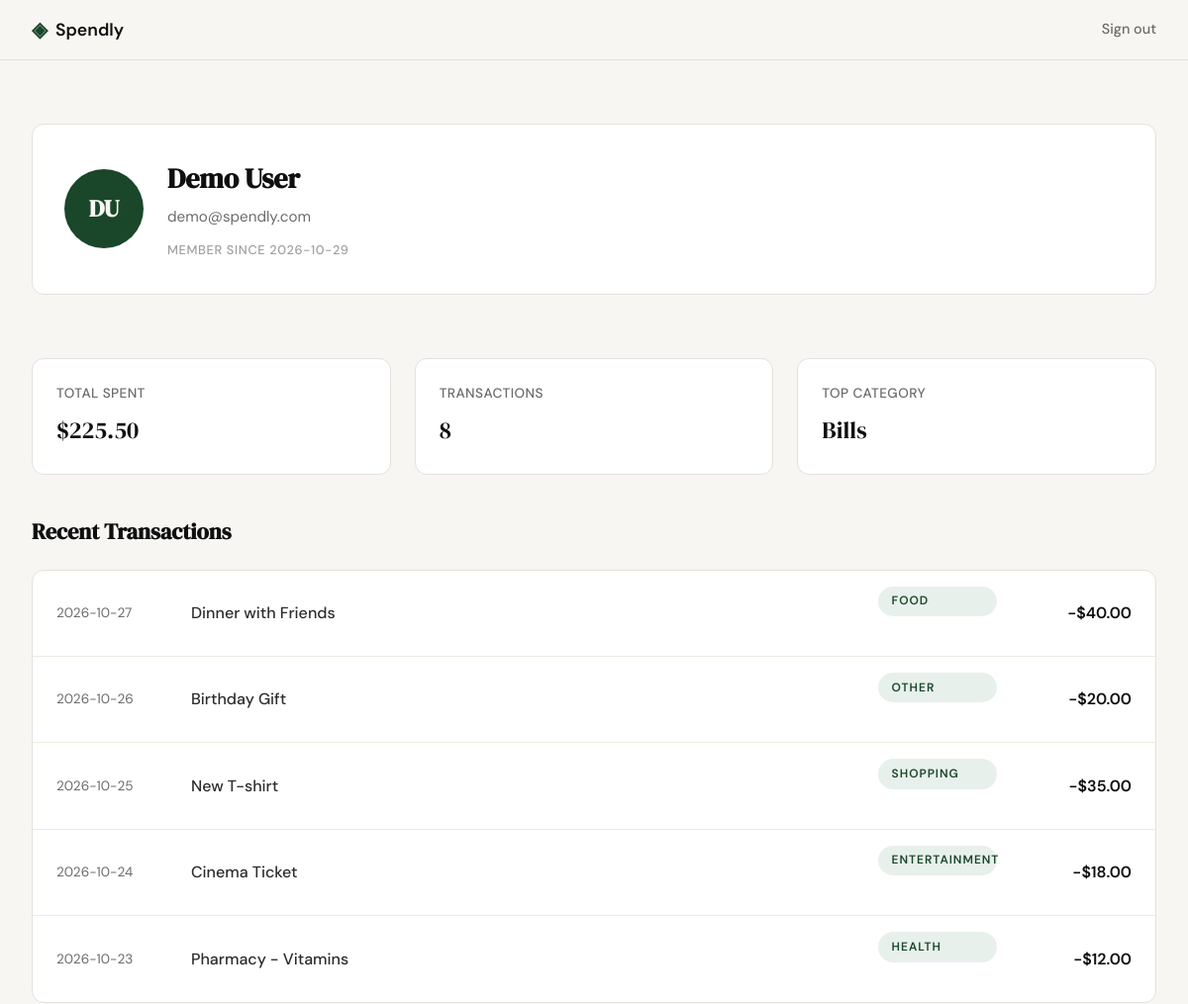
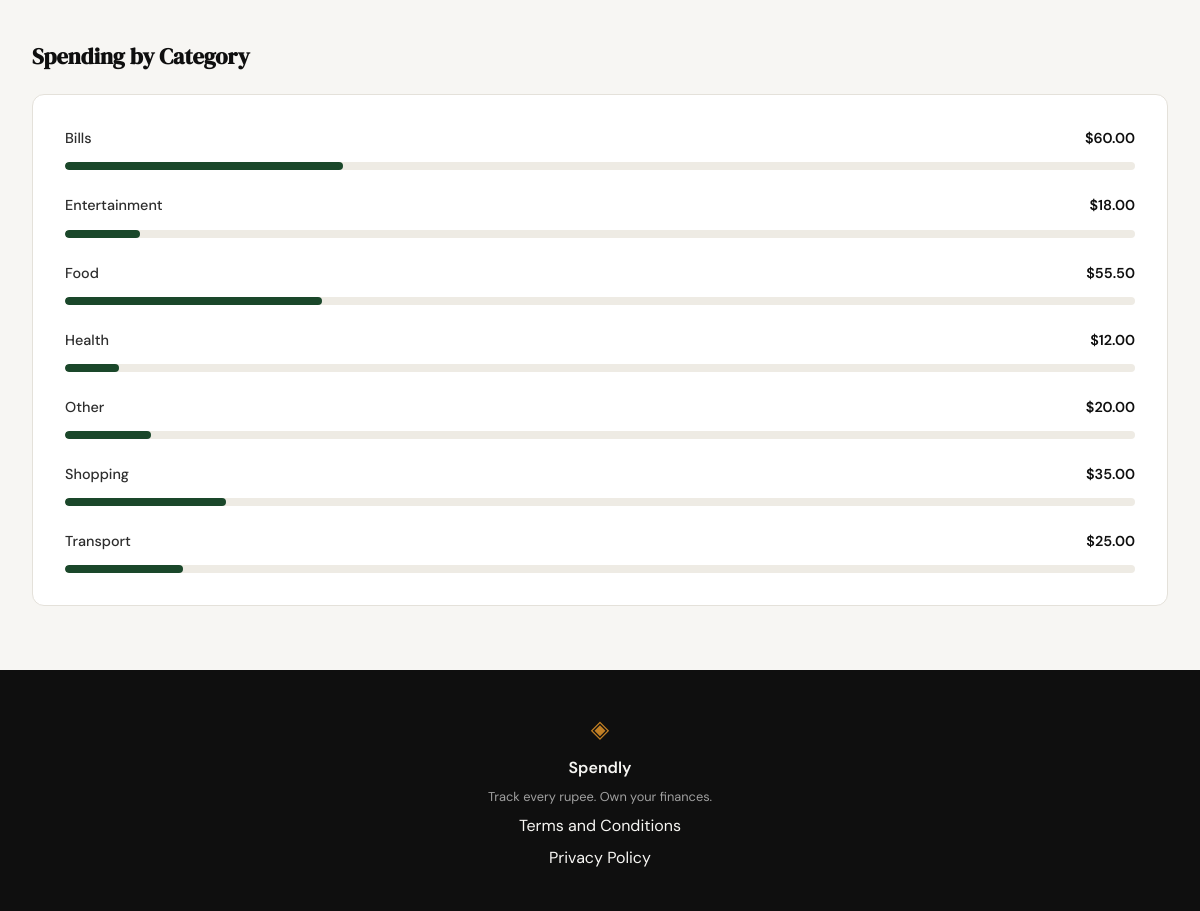
Screenshot of /profile (signed in) with the database file from the repository (2 pictures, top to bottom).
### tables this page shows
CREATE TABLE users (
                id INTEGER PRIMARY KEY AUTOINCREMENT,
                name TEXT NOT NULL,
                email TEXT UNIQUE NOT NULL,
                password_hash TEXT NOT NULL,
                created_at TEXT DEFAULT (datetime('now'))
            );

CREATE TABLE expenses (
                id INTEGER PRIMARY KEY AUTOINCREMENT,
                user_id INTEGER NOT NULL,
                amount REAL NOT NULL,
                category TEXT NOT NULL,
                date TEXT NOT NULL,
                description TEXT,
                created_at TEXT DEFAULT (datetime('now')),
                FOREIGN KEY (user_id) REFERENCES users (id)
            );

### app.py (the view)
@app.route("/profile")
def profile():
    if "user_id" not in session:
        return redirect(url_for("login"))
    user_id = session["user_id"]
    user_row = get_user_by_id(user_id)
    if not user_row:
        return redirect(url_for("logout"))
    user = {
        "name": user_row["name"],
        "email": user_row["email"],
        "joined_date": user_row["created_at"][:10], # Simplest format YYYY-MM-DD
        "initials": "".join([n[0] for n in user_row["name"].split()])
    }
    stats_row = get_user_stats(user_id)
    total_spent = stats_row.get("total_spent") or 0.0
    transaction_count = stats_row.get("transaction_count") or 0
    stats = {
        "total_spent": f"${total_spent:,.2f}",
        "transaction_count": str(transaction_count),
        "top_category": get_top_category(user_id) or "None"
    }
    recent_rows = get_recent_expenses(user_id, limit=5)
    recent_transactions = []
    for row in recent_rows:
        amount = row["amount"]
        recent_transactions.append({
            "date": row["date"],
            "desc": row["description"],
            "category": row["category"],
            "amount": f"-${amount:,.2f}"
        })
    category_rows = get_category_totals(user_id)
    category_breakdown = []
    for row in category_rows:
        cat_total = row["total"]
        percentage = (cat_total / total_spent * 100) if total_spent > 0 else 0
        category_breakdown.append({
            "category": row["category"],
            "amount": f"${cat_total:,.2f}",
            "percentage": int(percentage)
        })
    return render_template(
        "profile.html",
        user=user,
        stats=stats,
        recent_transactions=recent_transactions,
        category_breakdown=category_breakdown
    )

### database/db.py (called while the page is built)
def get_db():
    conn = sqlite3.connect(DB_PATH)
    conn.row_factory = sqlite3.Row
    conn.execute("PRAGMA foreign_keys = ON")
    return conn

def get_user_by_id(user_id):
    with get_db() as conn:
        return conn.execute("SELECT name, email, created_at FROM users WHERE id = ?", (user_id,)).fetchone()

def get_user_stats(user_id):
    with get_db() as conn:
        row = conn.execute(
            "SELECT SUM(amount) as total_spent, COUNT(id) as transaction_count FROM expenses WHERE user_id = ?",
            (user_id,)
        ).fetchone()
        return dict(row) if row else {"total_spent": 0, "transaction_count": 0}

def get_top_category(user_id):
    with get_db() as conn:
        row = conn.execute(
            "SELECT category FROM expenses WHERE user_id = ? GROUP BY category ORDER BY SUM(amount) DESC LIMIT 1",
            (user_id,)
        ).fetchone()
        return row["category"] if row else None

def get_recent_expenses(user_id, limit=5):
    with get_db() as conn:
        return conn.execute(
            "SELECT date, description, category, amount FROM expenses WHERE user_id = ? ORDER BY date DESC LIMIT ?",
            (user_id, limit)
        ).fetchall()

def get_category_totals(user_id):
    with get_db() as conn:
        return conn.execute(
            "SELECT category, SUM(amount) as total FROM expenses WHERE user_id = ? GROUP BY category",
            (user_id,)
        ).fetchall()

### templates/profile.html (shortened to what this page needs)
{% extends "base.html" %}
{% block head %}
<link rel="stylesheet" href="{{ url_for('static', filename='css/style.css') }}">
{% endblock %}
{% block content %}
<div class="profile-container">
    <div class="auth-card profile-header">
        <div class="profile-avatar">{{ user.initials }}</div>
        <div class="profile-user-details">
            <h2>{{ user.name }}</h2>
            <p class="text-muted">{{ user.email }}</p>
            <span class="member-label">Member since {{ user.joined_date }}</span>
        </div>
    </div>
    <div class="stats-grid">
        <div class="stat-card">
            <span class="stat-label">Total Spent</span>
            <span class="stat-value">{{ stats.total_spent }}</span>
        </div>
        <div class="stat-card">
            <span class="stat-label">Transactions</span>
            <span class="stat-value">{{ stats.transaction_count }}</span>
        </div>
        <div class="stat-card">
            <span class="stat-label">Top Category</span>
            <span class="stat-value">{{ stats.top_category }}</span>
        </div>
    </div>
    <div class="profile-section">
        <h3 class="section-title">Recent Transactions</h3>
        <div class="transaction-list">
            {% for tx in recent_transactions %}
            <div class="transaction-row">
                <span class="tx-date">{{ tx.date }}</span>
                <span class="tx-desc">{{ tx.desc }}</span>
                <span class="hero-badge">{{ tx.category }}</span>
                <span class="tx-amount">{{ tx.amount }}</span>
            </div>
            {% endfor %}
        </div>
    </div>
    <div class="profile-section">
        <h3 class="section-title">Spending by Category</h3>
        <div class="category-breakdown">
            {% for cat in category_breakdown %}
            <div class="breakdown-row">
                <div class="breakdown-info">
                    <span class="cat-name">{{ cat.category }}</span>
                    <span class="cat-amount">{{ cat.amount }}</span>
                </div>
                <div class="progress-bar-bg">
                    <div class="progress-bar-fill" style="width: {{ cat.percentage }}%;"></div>
                </div>
            </div>
            {% endfor %}
        </div>
    </div>
</div>
{% endblock %}

### static/css/style.css (style rules this page uses)
:root { --ink: #0f0f0f; --ink-soft: #2d2d2d; --ink-muted: #6b6b6b; --ink-faint: #a0a0a0; --paper: #f7f6f3; --paper-warm: #f0ede6; --paper-card: #ffffff; --accent: #1a472a; --accent-light: #e8f0eb; --accent-2: #c17f24; --accent-2-light: #fdf3e3; --danger: #c0392b; --danger-light: #fdecea; --border: #e4e1da; --border-soft: #eeebe4; --font-display: 'DM Serif Display', Georgia, serif; --font-body: 'DM Sans', system-ui, sans-serif; --max-width: 1200px; --auth-width: 440px; --radius-sm: 6px; --radius-md: 12px; --radius-lg: 20px; }
*, *::before, *::after { box-sizing: border-box; margin: 0; padding: 0; }
html { font-size: 16px; scroll-behavior: smooth; }
body { background: var(--paper); color: var(--ink); font-family: var(--font-body); font-size: 1rem; line-height: 1.6; -webkit-font-smoothing: antialiased; }
.hero-badge { display: inline-block; background: var(--accent-light); color: var(--accent); font-size: 0.75rem; font-weight: 600; letter-spacing: 0.08em; text-transform: uppercase; padding: 0.35rem 0.85rem; border-radius: 999px; margin-bottom: 1.5rem; }
.auth-card { background: var(--paper-card); border: 1px solid var(--border); border-radius: var(--radius-md); padding: 2rem; margin-bottom: 1.5rem; }
.profile-container { max-width: var(--max-width); margin: 0 auto; padding: 4rem 2rem; display: flex; flex-direction: column; gap: 2.5rem; }
.profile-header { display: flex; align-items: center; gap: 1.5rem; padding: 2rem; text-align: left; }
.profile-avatar { width: 80px; height: 80px; background: var(--accent); color: var(--paper); border-radius: 50%; display: flex; align-items: center; justify-content: center; font-family: var(--font-display); font-size: 1.5rem; font-weight: 600; }
.profile-user-details h2 { font-family: var(--font-display); font-size: 1.75rem; color: var(--ink); margin-bottom: 0.25rem; }
.profile-user-details .text-muted { color: var(--ink-muted); font-size: 0.95rem; margin-bottom: 0.5rem; }
.member-label { font-size: 0.8rem; font-weight: 500; color: var(--ink-faint); text-transform: uppercase; letter-spacing: 0.05em; }
.stats-grid { display: grid; grid-template-columns: repeat(3, 1fr); gap: 1.5rem; }
.stat-card { background: var(--paper-card); border: 1px solid var(--border); border-radius: var(--radius-md); padding: 1.5rem; display: flex; flex-direction: column; gap: 0.5rem; }
.stat-label { font-size: 0.85rem; font-weight: 500; color: var(--ink-muted); text-transform: uppercase; letter-spacing: 0.03em; }
.stat-value { font-family: var(--font-display); font-size: 1.5rem; color: var(--ink); }
.profile-section { display: flex; flex-direction: column; gap: 1.25rem; }
.section-title { font-family: var(--font-display); font-size: 1.4rem; color: var(--ink); }
.transaction-list { background: var(--paper-card); border: 1px solid var(--border); border-radius: var(--radius-md); overflow: hidden; }
.transaction-row { display: grid; grid-template-columns: 120px 1fr 120px 120px; align-items: center; padding: 1rem 1.5rem; border-bottom: 1px solid var(--border-soft); gap: 1rem; }
.transaction-row:last-child { border-bottom: none; }
.tx-date { font-size: 0.85rem; color: var(--ink-muted); }
.tx-desc { font-weight: 500; color: var(--ink-soft); }
.tx-amount { text-align: right; font-weight: 600; color: var(--ink); }
.category-breakdown { background: var(--paper-card); border: 1px solid var(--border); border-radius: var(--radius-md); padding: 2rem; display: flex; flex-direction: column; gap: 1.5rem; }
.breakdown-row { display: flex; flex-direction: column; gap: 0.5rem; }
.breakdown-info { display: flex; justify-content: space-between; align-items: center; margin-bottom: 0.25rem; }
.cat-name { font-size: 0.9rem; font-weight: 500; color: var(--ink-soft); }
.cat-amount { font-size: 0.9rem; font-weight: 600; color: var(--ink); }
.progress-bar-bg { height: 8px; background: var(--border-soft); border-radius: 999px; overflow: hidden; }
.progress-bar-fill { height: 100%; background: var(--accent); border-radius: 999px; transition: width 0.6s ease; }

### rows the page displays
users: name "Demo User", email "demo@spendly.com"
expenses: top_category "Bills", category "Bills", amount "$60.00", {{ cat.percentage }} 26 (drawn)
expenses: date "2026-10-27", desc "Dinner with Friends", category "FOOD", amount "-$40.00"
expenses: date "2026-10-26", desc "Birthday Gift", category "OTHER", amount "-$20.00", category "Other", amount "$20.00", {{ cat.percentage }} 8 (drawn)
expenses: date "2026-10-25", desc "New T-shirt", category "SHOPPING", amount "-$35.00", category "Shopping", amount "$35.00", {{ cat.percentage }} 15 (drawn)
expenses: date "2026-10-24", desc "Cinema Ticket", category "ENTERTAINMENT", amount "-$18.00", category "Entertainment", amount "$18.00", {{ cat.percentage }} 7 (drawn)
expenses: date "2026-10-23", desc "Pharmacy - Vitamins", category "HEALTH", amount "-$12.00", category "Health", amount "$12.00", {{ cat.percentage }} 5 (drawn)
expenses: category "Transport", amount "$25.00", {{ cat.percentage }} 11 (drawn)

### other values shown
{{ user.initials }} "DU"
{{ user.joined_date }} "2026-10-29"
{{ stats.total_spent }} "$225.50"
{{ stats.transaction_count }} "8"
{{ cat.category }} "Food"
{{ cat.amount }} "$55.50"
